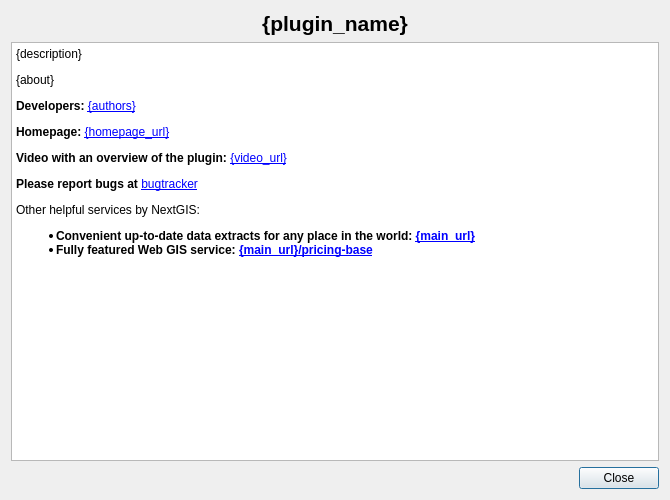
<?xml version="1.0" encoding="UTF-8"?>
<ui version="4.0">
 <class>AboutDialogBase</class>
 <widget class="QDialog" name="AboutDialogBase">
  <property name="geometry">
   <rect>
    <x>0</x>
    <y>0</y>
    <width>670</width>
    <height>500</height>
   </rect>
  </property>
  <property name="windowTitle">
   <string>About {plugin_name}</string>
  </property>
  <layout class="QGridLayout" name="gridLayout" columnstretch="0,0">
   <item row="0" column="0" colspan="2">
    <widget class="QLabel" name="pluginName">
     <property name="font">
      <font>
       <pointsize>16</pointsize>
       <weight>75</weight>
       <bold>true</bold>
      </font>
     </property>
     <property name="text">
      <string>&lt;p align=&quot;center&quot;&gt;{plugin_name}&lt;/p&gt;</string>
     </property>
     <property name="alignment">
      <set>Qt::AlignCenter</set>
     </property>
    </widget>
   </item>
   <item row="1" column="0" colspan="2">
    <widget class="QTextBrowser" name="textBrowser">
     <property name="readOnly">
      <bool>true</bool>
     </property>
     <property name="html">
      <string>&lt;p&gt;{description}&lt;/p&gt;
&lt;p&gt;{about}&lt;/p&gt;
&lt;p&gt;&lt;b&gt;Developers:&lt;/b&gt; &lt;a href=&quot;{main_url}/{utm}&quot;&gt;{authors}&lt;/a&gt;&lt;/p&gt;
&lt;p&gt;&lt;b&gt;Homepage:&lt;/b&gt; &lt;a href=&quot;{homepage_url}&quot;&gt;{homepage_url}&lt;/a&gt;&lt;/p&gt;
&lt;p&gt;&lt;b&gt;Video with an overview of the plugin:&lt;/b&gt; &lt;a href=&quot;{video_url}&quot;&gt;
{video_url}&lt;/a&gt;&lt;/p&gt;
&lt;p&gt;&lt;b&gt;Please report bugs at&lt;/b&gt; &lt;a href=&quot;{tracker_url}&quot;&gt;bugtracker&lt;/a&gt;&lt;/p&gt;
&lt;p&gt;Other helpful services by NextGIS:
&lt;ul&gt;&lt;li&gt;&lt;b&gt;Convenient up-to-date data extracts for any place in the world:
&lt;a href=&quot;{main_url}/{utm}&quot;&gt;{main_url}&lt;/a&gt;&lt;/b&gt;&lt;/li&gt;
&lt;li&gt;&lt;b&gt;Fully featured Web GIS service:
&lt;a href=&quot;{main_url}/pricing-base{utm}&quot;&gt;
{main_url}/pricing-base&lt;/a&gt;&lt;/b&gt;&lt;/li&gt;&lt;/ul&gt;
&lt;/p&gt;</string>
     </property>
     <property name="textInteractionFlags">
      <set>Qt::LinksAccessibleByMouse|Qt::TextSelectableByMouse</set>
     </property>
     <property name="openExternalLinks">
      <bool>true</bool>
     </property>
    </widget>
   </item>
   <item row="2" column="0" colspan="2">
    <widget class="QDialogButtonBox" name="buttonBox">
     <property name="orientation">
      <enum>Qt::Horizontal</enum>
     </property>
     <property name="standardButtons">
      <set>QDialogButtonBox::Close</set>
     </property>
    </widget>
   </item>
  </layout>
 </widget>
 <resources/>
 <connections>
  <connection>
   <sender>buttonBox</sender>
   <signal>rejected()</signal>
   <receiver>AboutDialogBase</receiver>
   <slot>reject()</slot>
   <hints>
    <hint type="sourcelabel">
     <x>316</x>
     <y>260</y>
    </hint>
    <hint type="destinationlabel">
     <x>286</x>
     <y>274</y>
    </hint>
   </hints>
  </connection>
  <connection>
   <sender>buttonBox</sender>
   <signal>accepted()</signal>
   <receiver>AboutDialogBase</receiver>
   <slot>accept()</slot>
   <hints>
    <hint type="sourcelabel">
     <x>248</x>
     <y>254</y>
    </hint>
    <hint type="destinationlabel">
     <x>157</x>
     <y>274</y>
    </hint>
   </hints>
  </connection>
 </connections>
</ui>
